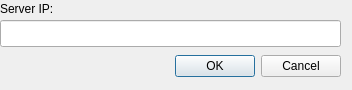
<?xml version="1.0" encoding="UTF-8"?>
<ui version="4.0">
 <class>serverConnectWindow</class>
 <widget class="QDialog" name="serverConnectWindow">
  <property name="geometry">
   <rect>
    <x>0</x>
    <y>0</y>
    <width>352</width>
    <height>90</height>
   </rect>
  </property>
  <property name="windowTitle">
   <string>Dialog</string>
  </property>
  <widget class="QLineEdit" name="lineEdit">
   <property name="geometry">
    <rect>
     <x>0</x>
     <y>20</y>
     <width>341</width>
     <height>27</height>
    </rect>
   </property>
  </widget>
  <widget class="QLabel" name="label">
   <property name="geometry">
    <rect>
     <x>0</x>
     <y>0</y>
     <width>71</width>
     <height>17</height>
    </rect>
   </property>
   <property name="text">
    <string>Server IP:</string>
   </property>
  </widget>
  <widget class="QDialogButtonBox" name="AcceptConnect">
   <property name="geometry">
    <rect>
     <x>0</x>
     <y>50</y>
     <width>341</width>
     <height>32</height>
    </rect>
   </property>
   <property name="orientation">
    <enum>Qt::Horizontal</enum>
   </property>
   <property name="standardButtons">
    <set>QDialogButtonBox::Cancel|QDialogButtonBox::Ok</set>
   </property>
   <property name="centerButtons">
    <bool>false</bool>
   </property>
  </widget>
 </widget>
 <resources/>
 <connections/>
</ui>
